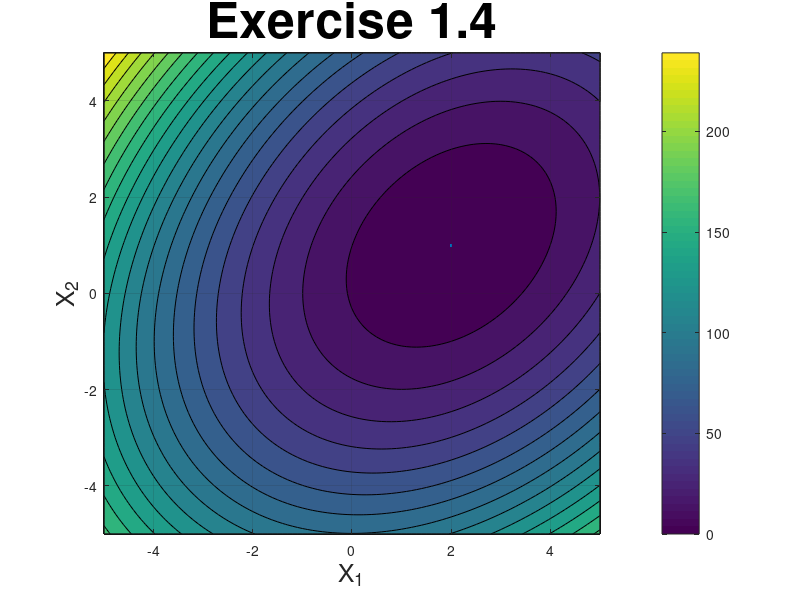

This figure's MATLAB source:
%% Exercise 1.4
% Authors : 
%   - Lucas Emilio Mendes Ferreira
%   - Pedro Henrique Suruagy Perrusi
% Prof :  Omran Hassan

%% Plot Params
titleSize = 36;
legendSize = 20;
labelSize = 18;
lineWidith = 4;
markerSize = 2*lineWidith;

%% We create the surface of interest for the function
x1 = -5 : 0.1 : 5;
x2 = -5 : 0.1 : 5;
[X_1,X_2] = meshgrid(x1,x2);
% the function is applied to the meshgrid
f = (X_2 + X_1 -3).^2 + 2 .* (X_2 - X_1 + 1).^2;

%% plot it first as a surface
% surf(X_1, X_2, f);
% xlabel('X_1')
% ylabel('X_2')
% zlabel('f(X_1, X_2)');
% title('Exercise 1.4')
% grid on;
% colorbar;

%% Then plot it as level sets
figure
contourf(X_1,X_2,f,20);
xlabel('X_1', 'FontSize', labelSize)
ylabel('X_2', 'FontSize', labelSize)
zlabel('f(X_1, X_2)', 'FontSize', 16);
title('Exercise 1.4', 'FontSize', titleSize)
grid on; hold on;
colorbar;
plot(2, 1)